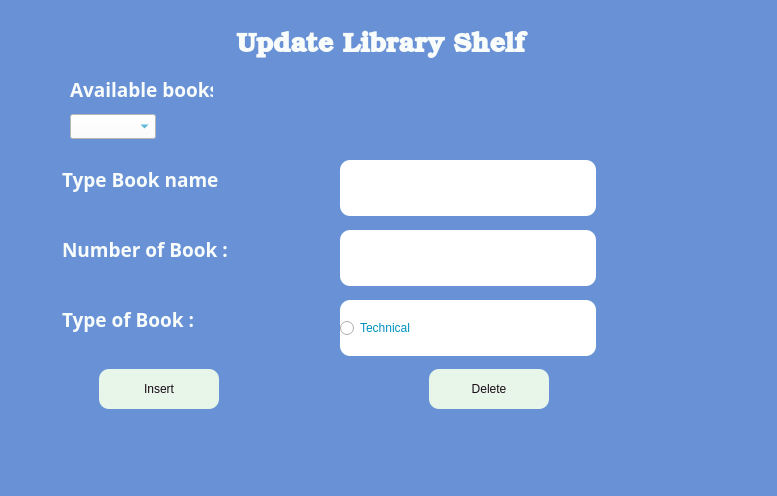
<?xml version="1.0" encoding="UTF-8"?>
<ui version="4.0">
 <class>secwin</class>
 <widget class="QDialog" name="secwin">
  <property name="geometry">
   <rect>
    <x>0</x>
    <y>0</y>
    <width>777</width>
    <height>496</height>
   </rect>
  </property>
  <property name="windowTitle">
   <string>Dialog</string>
  </property>
  <property name="styleSheet">
   <string notr="true">background-color: #6892d5;
color: #f8fcfb;
</string>
  </property>
  <widget class="QPushButton" name="pushButton">
   <property name="geometry">
    <rect>
     <x>429</x>
     <y>369</y>
     <width>120</width>
     <height>40</height>
    </rect>
   </property>
   <property name="styleSheet">
    <string notr="true">background-color: #e8f5e9;
color:#170a16;
border-radius:10px;</string>
   </property>
   <property name="text">
    <string>Delete</string>
   </property>
  </widget>
  <widget class="QPushButton" name="pushButton_2">
   <property name="geometry">
    <rect>
     <x>99</x>
     <y>369</y>
     <width>120</width>
     <height>40</height>
    </rect>
   </property>
   <property name="styleSheet">
    <string notr="true">background-color: #e8f5e9;
color:#170a16;
border-radius:10px;</string>
   </property>
   <property name="text">
    <string>Insert</string>
   </property>
  </widget>
  <widget class="QComboBox" name="comboBox">
   <property name="geometry">
    <rect>
     <x>70</x>
     <y>114</y>
     <width>86</width>
     <height>25</height>
    </rect>
   </property>
   <property name="styleSheet">
    <string notr="true">color:#0091bf;
background-color: rgb(255, 255, 255);
</string>
   </property>
  </widget>
  <widget class="QLabel" name="label">
   <property name="geometry">
    <rect>
     <x>62</x>
     <y>160</y>
     <width>157</width>
     <height>38</height>
    </rect>
   </property>
   <property name="font">
    <font>
     <family>Umpush</family>
     <pointsize>14</pointsize>
     <bold>true</bold>
    </font>
   </property>
   <property name="text">
    <string>Type Book name:</string>
   </property>
  </widget>
  <widget class="QLabel" name="label_2">
   <property name="geometry">
    <rect>
     <x>62</x>
     <y>230</y>
     <width>272</width>
     <height>38</height>
    </rect>
   </property>
   <property name="font">
    <font>
     <family>Umpush</family>
     <pointsize>14</pointsize>
     <bold>true</bold>
    </font>
   </property>
   <property name="text">
    <string>Number of Book :</string>
   </property>
  </widget>
  <widget class="QTextEdit" name="textEdit">
   <property name="geometry">
    <rect>
     <x>340</x>
     <y>160</y>
     <width>256</width>
     <height>56</height>
    </rect>
   </property>
   <property name="styleSheet">
    <string notr="true">color:#0091bf;
border-radius:10px;
background-color: rgb(255, 255, 255);
</string>
   </property>
  </widget>
  <widget class="QTextEdit" name="textEdit_2">
   <property name="geometry">
    <rect>
     <x>340</x>
     <y>230</y>
     <width>256</width>
     <height>56</height>
    </rect>
   </property>
   <property name="styleSheet">
    <string notr="true">color:#0091bf;
border-radius:10px;
background-color: rgb(255, 255, 255);
</string>
   </property>
  </widget>
  <widget class="QLabel" name="label_3">
   <property name="geometry">
    <rect>
     <x>70</x>
     <y>70</y>
     <width>143</width>
     <height>38</height>
    </rect>
   </property>
   <property name="font">
    <font>
     <family>Umpush</family>
     <pointsize>14</pointsize>
     <bold>true</bold>
    </font>
   </property>
   <property name="text">
    <string>Available books:</string>
   </property>
  </widget>
  <widget class="QLabel" name="label_4">
   <property name="geometry">
    <rect>
     <x>230</x>
     <y>30</y>
     <width>301</width>
     <height>31</height>
    </rect>
   </property>
   <property name="font">
    <font>
     <family>URW Bookman</family>
     <pointsize>20</pointsize>
     <bold>true</bold>
    </font>
   </property>
   <property name="styleSheet">
    <string notr="true">color: #f8fcfb;
</string>
   </property>
   <property name="text">
    <string>Update Library Shelf</string>
   </property>
   <property name="alignment">
    <set>Qt::AlignCenter</set>
   </property>
  </widget>
  <widget class="QLabel" name="label_5">
   <property name="geometry">
    <rect>
     <x>62</x>
     <y>300</y>
     <width>272</width>
     <height>38</height>
    </rect>
   </property>
   <property name="font">
    <font>
     <family>Umpush</family>
     <pointsize>14</pointsize>
     <bold>true</bold>
    </font>
   </property>
   <property name="text">
    <string>Type of Book :</string>
   </property>
  </widget>
  <widget class="QRadioButton" name="radioButton">
   <property name="geometry">
    <rect>
     <x>340</x>
     <y>300</y>
     <width>256</width>
     <height>56</height>
    </rect>
   </property>
   <property name="layoutDirection">
    <enum>Qt::LeftToRight</enum>
   </property>
   <property name="styleSheet">
    <string notr="true">color:#0091bf;
border-radius:10px;
background-color: rgb(255, 255, 255);
</string>
   </property>
   <property name="text">
    <string>Technical</string>
   </property>
  </widget>
 </widget>
 <resources/>
 <connections/>
</ui>
